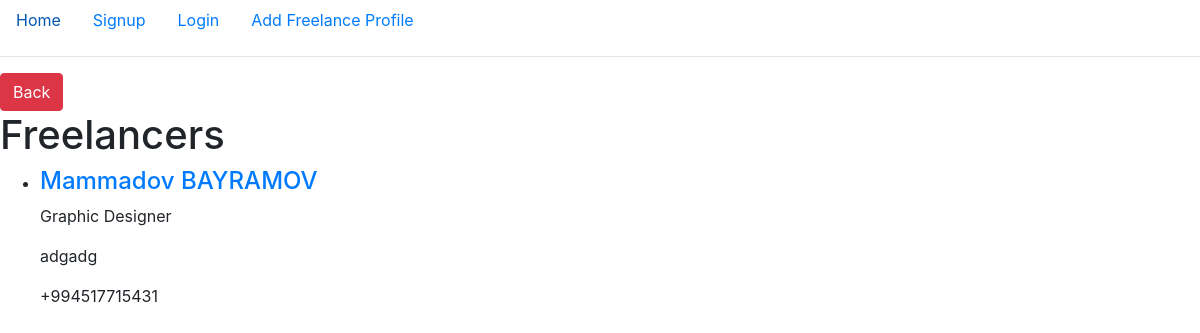
The page /freelancers/ on the database as committed earlier.
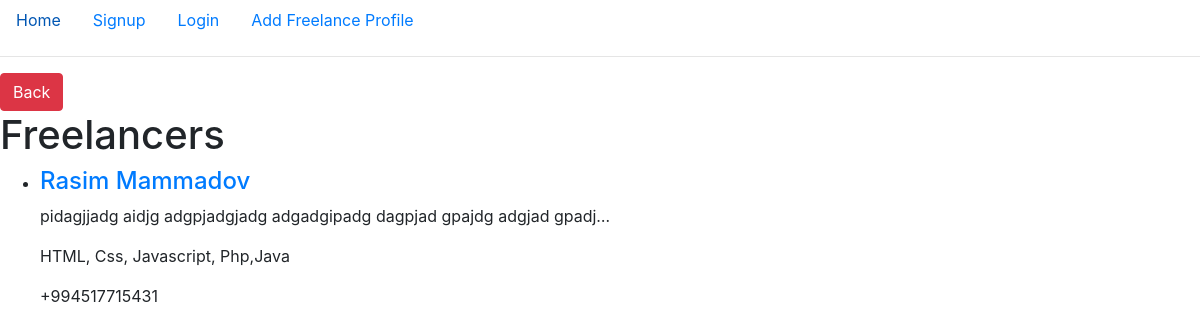
The same page on the database as committed later.
### freelancers/models.py (models this page shows, shortened)
class NewFreelancer(models.Model):
    name = models.CharField(max_length=20)
    surname = models.CharField(max_length=20)
    description = models.CharField(max_length=200)
    skills = models.CharField(max_length=50)
    contact = models.CharField(max_length=20)
    user = models.ForeignKey('auth.User',on_delete=models.CASCADE)
    slug = models.SlugField(null=True)

### freelancers/views.py (the view)
# urls.py: url(r'^freelancers/?', views.freelancers, name="freelancers"),
def freelancers(request):
    if request.user.is_authenticated:
        try:
            profile_exist = NewFreelancer.objects.get(user=request.user)
        except NewFreelancer.DoesNotExist:
            profile_exist = False
    else:
        profile_exist = False
    all_freelancers = NewFreelancer.objects.all()
    return render(request, "freelancers/freelancers.html", {"freelancers": all_freelancers, "profile_exist": profile_exist})

### templates/freelancers/freelancers.html (shortened to what this page needs)
{% extends 'base.html' %}
{% block postmethods %}
    <li class="nav-item">
    	{% if profile_exist == False %}
        <a class="nav-link active" href="{% url 'add' %}">Add Freelance Profile</a>
        {% else %}
        <a class="nav-link active" href="{% url 'edit' %}">Edit Freelance Profile</a>
        {% endif %}
    </li>
{% endblock %}
{% block content %}
    <a class="btn btn-danger" href={% url 'intro' %}>Back</a>
    <h1>Freelancers</h1>
    <ul>
    	{% for freelancer in freelancers %}
    	<li>
    		<a href={% url 'detail' freelancer.slug %}><h4>{{freelancer.name }}<span> </span>{{freelancer.surname}}</h4></a>
    		<p>{{freelancer.description |truncatechars:70}}</p>
    		<p>{{freelancer.skills |truncatechars:40}}</p>
    		<p>{{freelancer.contact |truncatechars:40}}</p>
    	</li>
    	{% endfor %}
    </ul>
{% endblock %}

Rows that differ between the two databases and show on the page:
removed NewFreelancer: name "Mammadov", surname "BAYRAMOV", description "Graphic Designer", skills "adgadg", contact "+994517715431"
added NewFreelancer: name "Rasim", surname "Mammadov", description "pidagjjadg aidjg adgpjadgjadg adgadgipadg dagpjad gpajdg adgjad gpadj…", skills "HTML, Css, Javascript, Php,Java", contact "+994517715431"
